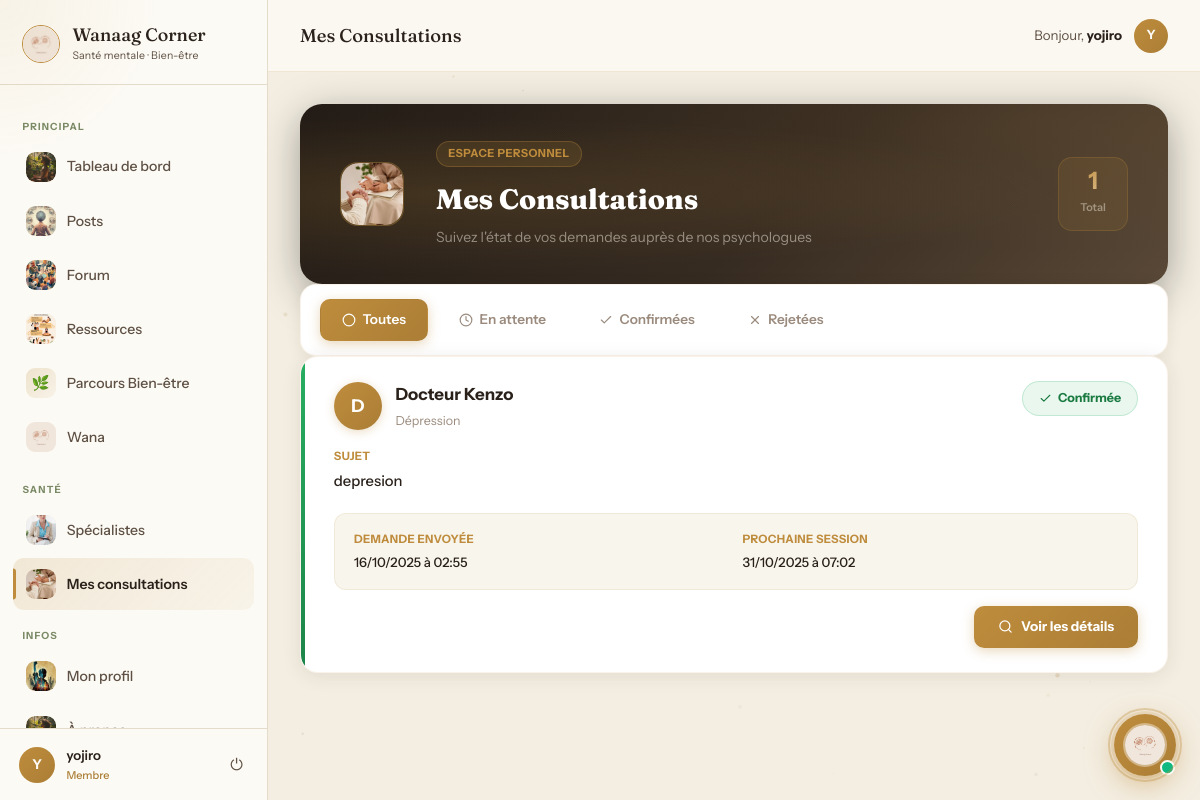
/mes-consultations/ (signed in), run on the app's committed database.
### application/models.py (models this page shows, shortened)
class CustomUser(AbstractUser):
    pseudonyme = models.CharField(max_length=50, unique=True)
    email = models.EmailField(unique=True)
    photo = models.ImageField(upload_to='profiles/', blank=True, null=True, verbose_name="Photo de profil")
    bio = models.TextField(blank=True, max_length=300, verbose_name="Bio")
    USERNAME_FIELD = 'email'
    REQUIRED_FIELDS = ['username', 'pseudonyme']
    class Meta:
        verbose_name = 'Utilisateur'
        verbose_name_plural = 'Utilisateurs'

class ConsultationRequest(models.Model):
    STATUS_CHOICES = [
        ('en_attente', '⏳ En attente'),
        ('confirmee', '✅ Confirmée'),
        ('rejetee', '❌ Rejetée'),
        ('completee', '🏁 Complétée'),
        ('annulee', '🚫 Annulée'),
    ]
    TYPE_SEANCE_CHOICES = [
        ('presentiel', 'Présentiel'),
        ('visio', 'Visioconférence'),
    ]
    utilisateur = models.ForeignKey(
        settings.AUTH_USER_MODEL,
        on_delete=models.CASCADE,
        related_name='consultation_requests'
    )
    psychologue = models.ForeignKey(
        Psychologue,
        on_delete=models.CASCADE,
        related_name='consultation_requests'
    )
    sujet = models.CharField(max_length=200)
    message = models.TextField(max_length=2000)
    type_seance = models.CharField(
        max_length=15, choices=TYPE_SEANCE_CHOICES, default='presentiel',
        verbose_name="Type de séance"
    )
    statut = models.CharField(
        max_length=20,
        choices=STATUS_CHOICES,
        default='en_attente'
    )
    date_demande = models.DateTimeField(auto_now_add=True)
    date_reponse = models.DateTimeField(blank=True, null=True)
    reponse_psychologue = models.TextField(blank=True)
    date_prochaine_session = models.DateTimeField(blank=True, null=True)
    class Meta:
        ordering = ['-date_demande']
        verbose_name = "Demande de consultation"
        verbose_name_plural = "Demandes de consultation"

class Psychologue(models.Model):
    SPEC_PSYCHOLOGUE = 'psychologue'
    SPEC_PSYCHIATRE = 'psychiatre'
    SPEC_PSYCHOTHERAPEUTE = 'psychotherapeute'
    SPEC_MEDECIN_SPORT = 'medecin_sport'
    SPEC_KINESITHERAPEUTE = 'kinesitherapeute'
    SPEC_OSTEOPATHE = 'osteopathe'
    SPEC_PSYCHOMOTRICIEN = 'psychomotricien'
    SPEC_ERGOTHERAPEUTE = 'ergotherapeute'
    SPEC_DIETETICIEN = 'dieteticien'
    SPEC_COACH_SPORTIF = 'coach_sportif'
    SPECIALITE_INFO = {
        SPEC_PSYCHOLOGUE: ("Psychologue", "🧠", "Écoute, évalue et accompagne le bien-être mental au quotidien."),
        SPEC_PSYCHIATRE: ("Psychiatre", "💊", "Diagnostique et traite les troubles psychiques, peut prescrire un traitement médical."),
        SPEC_PSYCHOTHERAPEUTE: ("Psychothérapeute", "🗣️", "Accompagne par la parole pour mieux comprendre et dépasser ses difficultés."),
        SPEC_MEDECIN_SPORT: ("Médecin du sport", "🏅", "Suit la santé et les blessures des sportifs."),
        SPEC_KINESITHERAPEUTE: ("Kinésithérapeute", "🦴", "Rééducation après une blessure ou une opération."),
        SPEC_OSTEOPATHE: ("Ostéopathe", "🖐️", "Soulage les douleurs musculaires et articulaires."),
        SPEC_PSYCHOMOTRICIEN: ("Psychomotricien", "🤸", "Travaille le lien entre le corps et le psychisme."),
        SPEC_ERGOTHERAPEUTE: ("Ergothérapeute", "🧩", "Aide à retrouver de l'autonomie dans la vie quotidienne."),
        SPEC_DIETETICIEN: ("Diététicien / Nutritionniste", "🥗", "Accompagne l'alimentation, la perte ou la prise de poids, la performance."),
        SPEC_COACH_SPORTIF: ("Coach sportif", "💪", "Construit un programme d'entraînement adapté à vos objectifs."),
    }
    SPECIALITE_CHOICES = [(k, v[0]) for k, v in SPECIALITE_INFO.items()]
    TITRES_MEDICAUX = {SPEC_PSYCHIATRE, SPEC_MEDECIN_SPORT}
    user = models.OneToOneField(
        settings.AUTH_USER_MODEL,
        on_delete=models.CASCADE,
        related_name='psychologue_profile'
    )
    type_specialiste = models.CharField(
        max_length=30,
        choices=SPECIALITE_CHOICES,
        default=SPEC_PSYCHOLOGUE,
        verbose_name="Catégorie de spécialiste",
    )
    specialites = models.CharField(
        max_length=200,
        help_text="Ex: Anxiété, Dépression, Stress - séparées par des virgules"
    )
    biographie = models.TextField(blank=True)
    experience_ans = models.IntegerField(default=0)
    photo = models.ImageField(
        upload_to='psychologues/',
        blank=True,
        null=True,
        verbose_name="Photo de profil"
    )
    est_actif = models.BooleanField(default=True)
    taux_reponse_moyen = models.FloatField(default=0.0)
    date_creation = models.DateTimeField(auto_now_add=True)
    class Meta:
        verbose_name = "Spécialiste"
        verbose_name_plural = "Spécialistes"
    @property
    def titre_nom(self):
        prefix = "Dr. " if self.type_specialiste in self.TITRES_MEDICAUX else ""
        return f"{prefix}{self.user.pseudonyme}"

### application/views.py (the view)
# urls.py: path('mes-consultations/', views.mes_consultations, name='mes_consultations'),
@login_required
def mes_consultations(request):
    if hasattr(request.user, 'psychologue_profile') and request.user.psychologue_profile:
        return redirect('psychologue_dashboard')
    consultations = ConsultationRequest.objects.filter(
        utilisateur=request.user
    ).select_related('psychologue__user')
    context = {
        'consultations': consultations,
    }
    return render(request, 'application/mes_consultations.html', context)

### application/templates/application/mes_consultations.html (shortened to what this page needs)
{% extends 'application/base.html' %}
{% load static %}
{% block page_title %}Mes Consultations{% endblock %}
{% block content %}
<div class="mc-hero">
    <div class="mc-hero-icon" style="padding:0;overflow:hidden;">
        <img src="{% static 'images/consultation.jpg' %}" alt="Consultations" style="width:100%;height:100%;object-fit:cover;border-radius:18px;">
    </div>
    <div class="mc-hero-text">
        <div class="mc-hero-badge">Espace Personnel</div>
        <div class="mc-hero-title">Mes Consultations</div>
        <div class="mc-hero-sub">Suivez l'état de vos demandes auprès de nos psychologues</div>
    </div>
    <div class="mc-hero-stats">
        <div class="mc-stat">
            <strong>{{ consultations|length }}</strong>
            <span>Total</span>
        </div>
    </div>
</div>
{% if consultations %}
<div class="mc-filters">
    <a href="{% url 'mes_consultations' %}" class="mc-tab {% if not request.GET.status %}active{% endif %}">
        <svg viewBox="0 0 24 24" fill="none" stroke="currentColor" stroke-width="2" stroke-linecap="round" stroke-linejoin="round"><circle cx="12" cy="12" r="10"/></svg>
        Toutes
    </a>
    <a href="?status=en_attente" class="mc-tab {% if request.GET.status == 'en_attente' %}active{% endif %}">
        <svg viewBox="0 0 24 24" fill="none" stroke="currentColor" stroke-width="2" stroke-linecap="round" stroke-linejoin="round"><circle cx="12" cy="12" r="10"/><polyline points="12 6 12 12 16 14"/></svg>
        En attente
    </a>
    <a href="?status=confirmee" class="mc-tab {% if request.GET.status == 'confirmee' %}active{% endif %}">
        <svg viewBox="0 0 24 24" fill="none" stroke="currentColor" stroke-width="2" stroke-linecap="round" stroke-linejoin="round"><polyline points="20 6 9 17 4 12"/></svg>
        Confirmées
    </a>
    <a href="?status=rejetee" class="mc-tab {% if request.GET.status == 'rejetee' %}active{% endif %}">
        <svg viewBox="0 0 24 24" fill="none" stroke="currentColor" stroke-width="2" stroke-linecap="round" stroke-linejoin="round"><line x1="18" y1="6" x2="6" y2="18"/><line x1="6" y1="6" x2="18" y2="18"/></svg>
        Rejetées
    </a>
</div>
<div class="consultations-list">
    {% for consultation in consultations %}
    <div class="mc-card">
        <div class="mc-card-inner">
            <div class="mc-card-bar {{ consultation.statut }}"></div>
            <div class="mc-card-body">
                <div class="mc-card-top">
                    <div class="mc-psy">
                        <div class="mc-psy-avatar">{{ consultation.psychologue.user.pseudonyme|first|upper }}</div>
                        <div>
                            <div class="mc-psy-name">{{ consultation.psychologue.titre_nom }}</div>
                            <div class="mc-psy-spec">{{ consultation.psychologue.specialites|default:consultation.psychologue.get_type_specialiste_display }}</div>
                        </div>
                    </div>
                    <span class="mc-badge {{ consultation.statut }}">
                        {% if consultation.statut == 'en_attente' %}
                        <svg viewBox="0 0 24 24" fill="none" stroke="currentColor" stroke-width="2" stroke-linecap="round" stroke-linejoin="round"><circle cx="12" cy="12" r="10"/><polyline points="12 6 12 12 16 14"/></svg>
                        En attente
                        {% elif consultation.statut == 'confirmee' %}
                        <svg viewBox="0 0 24 24" fill="none" stroke="currentColor" stroke-width="2" stroke-linecap="round" stroke-linejoin="round"><polyline points="20 6 9 17 4 12"/></svg>
                        Confirmée
                        {% else %}
                        <svg viewBox="0 0 24 24" fill="none" stroke="currentColor" stroke-width="2" stroke-linecap="round" stroke-linejoin="round"><line x1="18" y1="6" x2="6" y2="18"/><line x1="6" y1="6" x2="18" y2="18"/></svg>
                        Rejetée
                        {% endif %}
                    </span>
                </div>
                <div class="mc-subject">
                    <div class="mc-subject-label">Sujet</div>
                    <div class="mc-subject-text">{{ consultation.sujet }}</div>
                </div>
                <div class="mc-info-grid">
                    <div class="mc-info-item">
                        <div class="lbl">Demande envoyée</div>
                        <div class="val">{{ consultation.date_demande|date:"d/m/Y à H:i" }}</div>
                    </div>
                    {% if consultation.date_prochaine_session %}
                    <div class="mc-info-item">
                        <div class="lbl">Prochaine session</div>
                        <div class="val">{{ consultation.date_prochaine_session|date:"d/m/Y à H:i" }}</div>
                    </div>
                    {% endif %}
                </div>
                <div class="mc-actions">
                    <a href="{% url 'consultation_detail' consultation.id %}" class="mc-btn">
                        <svg viewBox="0 0 24 24" fill="none" stroke="currentColor" stroke-width="2" stroke-linecap="round" stroke-linejoin="round"><circle cx="11" cy="11" r="8"/><line x1="21" y1="21" x2="16.65" y2="16.65"/></svg>
                        Voir les détails
                    </a>
                </div>
            </div>
        </div>
    </div>
    {% endfor %}
</div>
{% endif %}
{% endblock %}

### application/templates/application/base.html (shortened to what this page needs)
{% load static %}
<!DOCTYPE html>
<html lang="fr">
<head>
</head>
<body>
{% if user.is_authenticated %}
<aside class="sidebar" id="sidebar">
    <div class="sidebar-header">
        <img src="{% static 'images/logo.jpg' %}" alt="Logo" class="sidebar-logo-img">
        <div>
            <div class="sidebar-brand-name">Wanaag Corner</div>
            <div class="sidebar-brand-sub">Santé mentale · Bien-être</div>
        </div>
    </div>
    <nav class="sidebar-nav">
        <div class="nav-label">Principal</div>
        <a href="{% url 'dashboard' %}" class="nav-item {% if request.resolver_match.url_name == 'dashboard' %}active{% endif %}">
            <span class="nav-icon"><img src="{% static 'images/espace-bien-etre.jpg' %}" alt=""></span> Tableau de bord
        </a>
        <a href="{% url 'posts_feed' %}" class="nav-item {% if request.resolver_match.url_name == 'posts_feed' %}active{% endif %}">
            <span class="nav-icon"><img src="{% static 'images/posts.jpg' %}" alt=""></span> Posts
        </a>
        <a href="{% url 'forum_home' %}" class="nav-item {% if 'forum' in request.resolver_match.url_name %}active{% endif %}">
            <span class="nav-icon"><img src="{% static 'images/forum.jpg' %}" alt=""></span> Forum
        </a>
        <a href="{% url 'ressources_home' %}" class="nav-item {% if 'ressource' in request.resolver_match.url_name %}active{% endif %}">
            <span class="nav-icon"><img src="{% static 'images/ressources.jpg' %}" alt=""></span> Ressources
        </a>
        <a href="{% url 'parcours_home' %}" class="nav-item {% if 'parcours' in request.resolver_match.url_name %}active{% endif %}">
            <span class="nav-icon" style="background:linear-gradient(135deg,rgba(190,140,60,.22),rgba(190,140,60,.06));border-radius:9px;display:flex;align-items:center;justify-content:center;font-size:.9rem;">🌿</span> Parcours Bien-être
        </a>
        <a href="{% url 'chatbot' %}" class="nav-item {% if request.resolver_match.url_name == 'chatbot' %}active{% endif %}" style="position:relative;">
            <span class="nav-icon"><img src="{% static 'images/logo.jpg' %}" alt=""></span>
            Wana
        </a>
        {% if not user.psychologue_profile %}
        <div class="nav-label">Santé</div>
        <a href="{% url 'psychologues_list' %}" class="nav-item {% if request.resolver_match.url_name == 'psychologues_list' or request.resolver_match.url_name == 'specialistes_categorie' %}active{% endif %}">
            <span class="nav-icon"><img src="{% static 'images/psychologue.jpg' %}" alt=""></span> Spécialistes
        </a>
        <a href="{% url 'mes_consultations' %}" class="nav-item {% if 'consultation' in request.resolver_match.url_name %}active{% endif %}">
            <span class="nav-icon"><img src="{% static 'images/consultation.jpg' %}" alt=""></span> Mes consultations
        </a>
        {% endif %}
        <div class="nav-label">Infos</div>
        <a href="{% url 'profile' %}" class="nav-item {% if request.resolver_match.url_name == 'profile' %}active{% endif %}">
            <span class="nav-icon">
                {% if user.photo %}<img src="{{ user.photo.url }}" alt="" style="width:100%;height:100%;object-fit:cover;border-radius:9px;">
                {% else %}<img src="{% static 'images/photo-de-profil.jpg' %}" alt="">{% endif %}
            </span> Mon profil
        </a>
        <a href="{% url 'about' %}" class="nav-item {% if request.resolver_match.url_name == 'about' %}active{% endif %}">
            <span class="nav-icon"><img src="{% static 'images/espace-bien-etre.jpg' %}" alt=""></span> À propos
        </a>
    </nav>
    <div class="sidebar-user">
        <div class="avatar-sidebar">{{ user.pseudonyme|first|upper }}</div>
        <div class="sidebar-user-info">
            <div class="sidebar-user-name">{{ user.pseudonyme }}</div>
            <div class="sidebar-user-role">{% if user.psychologue_profile %}{{ user.psychologue_profile.icone_specialite }} {{ user.psychologue_profile.get_type_specialiste_display }}{% else %}Membre{% endif %}</div>
        </div>
        <form method="post" action="{% url 'logout' %}" style="margin:0;">
            <button type="submit" class="logout-btn" title="Déconnexion">⏻</button>
        </form>
    </div>
</aside>
<div class="app-main">
    <header class="app-topbar">
        <div class="topbar-left">
            <span class="topbar-title">{% block page_title %}Wanaag Corner{% endblock %}</span>
        </div>
        <div class="topbar-right">
            <span class="topbar-greeting">Bonjour, <strong>{{ user.pseudonyme }}</strong></span>
            <div class="avatar-topbar">{{ user.pseudonyme|first|upper }}</div>
        </div>
    </header>
    <div class="app-content">
{% endif %}
{% block content %}{% endblock %}
{% if user.is_authenticated %}
    </div>
</div>
{% endif %}
{% url 'chatbot' as wgtChatbotUrl %}
{% url 'group_chat' group.id as wgtGroupChatUrl %}
{% if user.is_authenticated and request.path != wgtChatbotUrl and request.path != wgtGroupChatUrl and request.resolver_match.url_name != 'parcours_journal' and request.resolver_match.url_name != 'post_write' and request.resolver_match.url_name != 'post_rewrite' %}
{% url 'chatbot_send' as chatbot_send_url %}
{% url 'chatbot' as chatbot_url %}
<div id="chatWidget">
    <button class="wgt-bubble" id="wgtBubble" onclick="wgtToggle()" title="Wana — l'assistant Wanaag Corner">
        <img src="{% static 'images/logo.jpg' %}" alt="Wana" class="wgt-bubble-logo" id="wgtBubbleLogo">
        <span class="wgt-online-dot"></span>
    </button>
</div>
{% endif %}
</body>
</html>

### data on the page
CustomUser: photo (picture), pseudonyme|first "Y", pseudonyme "yojiro"
ConsultationRequest: psychologue.user.pseudonyme|first "D", psychologue.titre_nom "Docteur Kenzo", psychologue.specialites "Dépression", statut "confirmee" (drawn), sujet "depresion", date_demande "16/10/2025 à 02:55", date_prochaine_session "31/10/2025 à 07:02"

### other printed values
{{ consultations|length }} "1"
